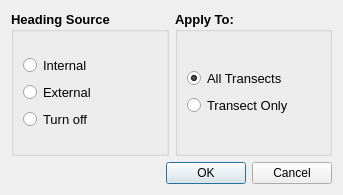
<?xml version="1.0" encoding="UTF-8"?>
<ui version="4.0">
 <class>h_source</class>
 <widget class="QDialog" name="h_source">
  <property name="geometry">
   <rect>
    <x>0</x>
    <y>0</y>
    <width>343</width>
    <height>195</height>
   </rect>
  </property>
  <property name="windowTitle">
   <string>Heading Source</string>
  </property>
  <layout class="QGridLayout" name="gridLayout_2">
   <item row="0" column="0">
    <layout class="QHBoxLayout" name="horizontalLayout">
     <item>
      <widget class="QGroupBox" name="gb_source">
       <property name="font">
        <font>
         <pointsize>10</pointsize>
         <weight>75</weight>
         <bold>true</bold>
        </font>
       </property>
       <property name="title">
        <string>Heading Source</string>
       </property>
       <layout class="QGridLayout" name="gridLayout_3">
        <item row="0" column="0">
         <layout class="QVBoxLayout" name="verticalLayout_2">
          <item>
           <widget class="QRadioButton" name="rb_internal">
            <property name="font">
             <font>
              <weight>50</weight>
              <bold>false</bold>
             </font>
            </property>
            <property name="text">
             <string>Internal</string>
            </property>
           </widget>
          </item>
          <item>
           <widget class="QRadioButton" name="rb_external">
            <property name="font">
             <font>
              <weight>50</weight>
              <bold>false</bold>
             </font>
            </property>
            <property name="text">
             <string>External</string>
            </property>
           </widget>
          </item>
          <item>
           <widget class="QRadioButton" name="rb_no_compass">
            <property name="font">
             <font>
              <weight>50</weight>
              <bold>false</bold>
             </font>
            </property>
            <property name="text">
             <string>Turn off</string>
            </property>
           </widget>
          </item>
         </layout>
        </item>
       </layout>
      </widget>
     </item>
     <item>
      <widget class="QGroupBox" name="gb_h_source">
       <property name="font">
        <font>
         <pointsize>10</pointsize>
         <weight>75</weight>
         <bold>true</bold>
        </font>
       </property>
       <property name="title">
        <string>Apply To:</string>
       </property>
       <layout class="QGridLayout" name="gridLayout">
        <item row="0" column="0">
         <layout class="QVBoxLayout" name="verticalLayout">
          <item>
           <widget class="QRadioButton" name="rb_all">
            <property name="font">
             <font>
              <pointsize>10</pointsize>
              <weight>50</weight>
              <bold>false</bold>
             </font>
            </property>
            <property name="text">
             <string>All Transects</string>
            </property>
            <property name="checked">
             <bool>true</bool>
            </property>
           </widget>
          </item>
          <item>
           <widget class="QRadioButton" name="rb_transect">
            <property name="font">
             <font>
              <pointsize>10</pointsize>
              <weight>50</weight>
              <bold>false</bold>
             </font>
            </property>
            <property name="text">
             <string>Transect Only</string>
            </property>
           </widget>
          </item>
         </layout>
        </item>
       </layout>
      </widget>
     </item>
    </layout>
   </item>
   <item row="1" column="0">
    <widget class="QDialogButtonBox" name="buttonBox">
     <property name="orientation">
      <enum>Qt::Horizontal</enum>
     </property>
     <property name="standardButtons">
      <set>QDialogButtonBox::Cancel|QDialogButtonBox::Ok</set>
     </property>
    </widget>
   </item>
  </layout>
 </widget>
 <resources/>
 <connections>
  <connection>
   <sender>buttonBox</sender>
   <signal>accepted()</signal>
   <receiver>h_source</receiver>
   <slot>accept()</slot>
   <hints>
    <hint type="sourcelabel">
     <x>248</x>
     <y>254</y>
    </hint>
    <hint type="destinationlabel">
     <x>157</x>
     <y>274</y>
    </hint>
   </hints>
  </connection>
  <connection>
   <sender>buttonBox</sender>
   <signal>rejected()</signal>
   <receiver>h_source</receiver>
   <slot>reject()</slot>
   <hints>
    <hint type="sourcelabel">
     <x>316</x>
     <y>260</y>
    </hint>
    <hint type="destinationlabel">
     <x>286</x>
     <y>274</y>
    </hint>
   </hints>
  </connection>
 </connections>
</ui>
